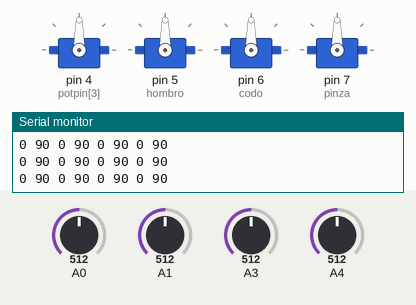
Simulated run of this sketch. Board: Arduino Uno, built with avr-gcc and run on an emulated ATmega328P. On the bench: 4 × servo, the last lines printed to the serial monitor. Inputs (shaded band) come from the test bench; at power-on: A0 = 512, A1 = 512, A3 = 512, A4 = 512.

Above: at 2.7 s.
2.8 s: A0 set to 626
5.8 s: A0 set to 655
At 6.29 s:
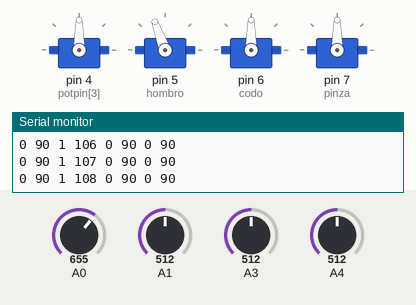
At 7.2 s:
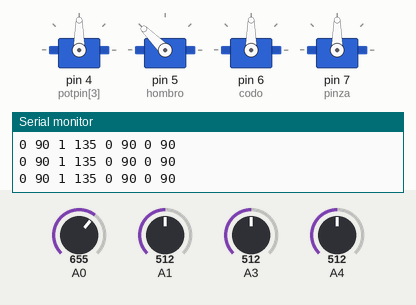
8.3 s: A1 set to 628
11.3 s: A1 set to 652
At 14.1 s:
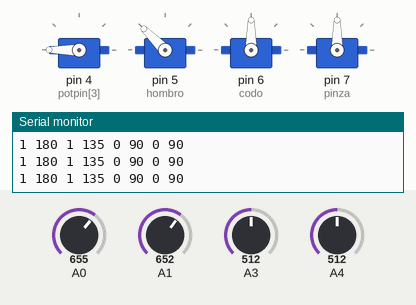
14.3 s: A3 set to 401
15.8 s: A3 set to 373
At 17.5 s:
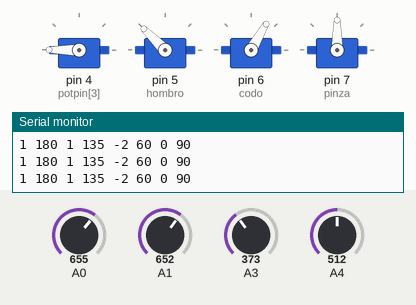
Timing chart, 0 to 18.7 s (numbered marks = the images above; inputs shaded):
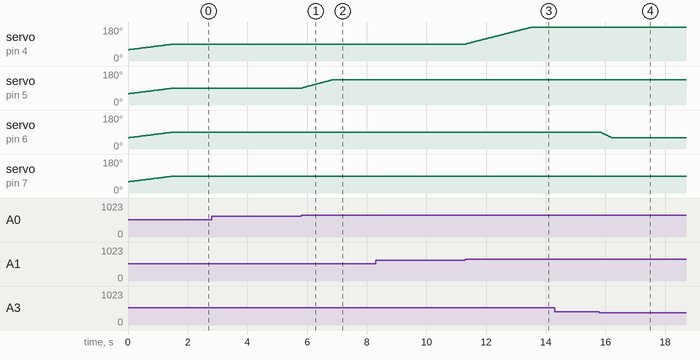

Measured:
- the behaviour switches between 639 and 640 on A0 (found by bisection; images 0 and 1)
- the behaviour switches between 639 and 640 on A1 (found by bisection; images 2 and 3)
- the behaviour switches between 384 and 383 on A3 (found by bisection; images 3 and 4)
- after the input at 5.8 s, servo on pin 5 (hombro): moves from 90° to 135° over 1.0 s, starting at once
- after the input at 11.3 s, servo on pin 4 (potpin[3]): moves from 90° to 180° over 2.2 s, starting at once
- after the input at 15.8 s, servo on pin 6 (codo): moves from 90° to 60° over 0.36 s, starting at once

The sketch:

Ejemplo_BR-01_-_BR_control_por_un__joystick.ino
```cpp
/*
Proceso:     Ejemplo BR controlado Joystick.ino
Descripción: Brazo Robotico manejado con Joystick KY-023 y 4 servos SG90

Web: https://robotsimpresion3d.wordpress.com/2023/03/13/el-brazo-robot-de-juan/
Descargas código: https://www.dropbox.com/scl/fi/por8zlnjhw4y6aw0ggr9b/
                  brazo_dos_joysticks.ino?
                  rlkey=kyi8zl26ahu93fgly8j1rqmfp&e=1&dl=0

*/

#include <Servo.h>

Servo base;
Servo hombro;
Servo codo;
Servo pinza;

int potpin[]            = {  1,  0,  3,  4 };
int valoresPots[]       = {  0,  0,  0,  0 };
int incrementos[]       = {  0,  0,  0,  0 };
int angulosServo[]      = { 90, 90, 90, 90 };
int limitesgrados[4][2] = { {0,180}, {45,135}, {60,150}, {0,130} };

//int limitesgrados[4][2] = { {0,180},{45,135},{60,150},{0,130},  };


void setup() {
  Serial.begin(9600);

  base.attach(4);
  hombro.attach(5);
  codo.attach(6);
  pinza.attach(7);

  pinMode(A0, INPUT_PULLUP);
  pinMode(A1, INPUT_PULLUP);
  test_servos();
}
void test_servos() {
  for (int i = 60; i < 90; i++) {
    base.write(i);
    hombro.write(i);
    codo.write(i);
    pinza.write(i);
    delay(50);
  }
}

void loop()
{
  timerServo();
}

void timerServo()
{

  const int intervaloDeActualizacion = 20;  // milisegundos entre cada ciclo de temporización
  static unsigned long ultimaActualizacion;

  if ((millis() - ultimaActualizacion) > intervaloDeActualizacion)
  {
    ultimaActualizacion = millis();
    actualizarServos2();
  }

}

void actualizarServos2()
{

  for (int i = 0; i < 4; i++)
  {
    valoresPots[i] = analogRead( potpin[i] );
    incrementos[i] = map( valoresPots[i], 0, 1023, -4, 4 );

    if(incrementos[i]==-1)
    {
      incrementos[i]= 0;
    }

    angulosServo[i] = angulosServo[i] + incrementos[i];
    angulosServo[i] = constrain(angulosServo[i], limitesgrados[i][0], limitesgrados[i][1]);

    Serial.print(incrementos[i]);
    Serial.print(" ");

    Serial.print(angulosServo[i]);
    Serial.print(" ");
  }

  Serial.println();

  base.write(angulosServo[0]);
  hombro.write(angulosServo[1]);
  codo.write(angulosServo[2]);
  pinza.write(angulosServo[3]);
  /*Serial.print(incremento);
    Serial.print(" ");
    Serial.println(anguloServo);*/
}
/*
  void actualizarServos() {
  int valorPot;
  valorPot = analogRead(potpin); // (value between 0 and 1023)
  incremento = map(valPot, 0, 1023, -10, 10);
  anguloServo = anguloServo + incremento;
  anguloServo = constrain(anguloServo, 0, 180);
  myservo.write(anguloServo);
  Serial.print(incremento);
  Serial.print(" ");
  Serial.println(anguloServo);
  }*/
```
